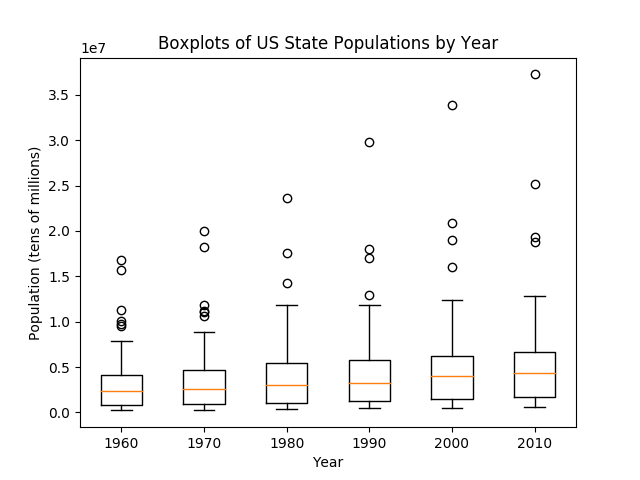

Python code for this plot:
# This script creates a boxplot using 'census_data.csv'.

################
# IMPORT MODULES
################
# This section imports necessary modules.
import os
import pandas as pd
import numpy as np
import matplotlib.pyplot as plt

#############
# IMPORT DATA
#############
# This section imports data.

# Set working directory.
# This obviously needs to be changed depending on the computer being used.
os.chdir('D:\\Users\\JBansal\\Documents\\GitHub\\visualizations')

# Load data.
census_data = pd.read_csv('census_data.csv',
                          encoding = 'latin-1')

################
# TRANSFORM DATA
################
# This section prepares the data for plotting.

# Remove row for aggregated United States.
census_data = census_data[census_data.Name != 'United States']

# Collect data in list for plotting.
boxplot_data = [census_data['1960'], census_data['1970'], census_data['1980'],
                census_data['1990'], census_data['2000'], census_data['2010']]

###########
# PLOT DATA
###########
# This section plots the data.

# Create figure and subplot.
fig = plt.figure()
ax1 = fig.add_subplot(1, 1, 1)

# Add boxplot data.
plt.boxplot(boxplot_data)

# Add title and axis title.
plt.title('Boxplots of US State Populations by Year')
plt.xlabel('Year')
plt.ylabel('Population (tens of millions)')

# Set x-axis labels.
plt.xticks([1, 2, 3, 4, 5, 6],
           ['1960', '1970', '1980', '1990', '2000', '2010'])

# Plot data.
plt.show()
